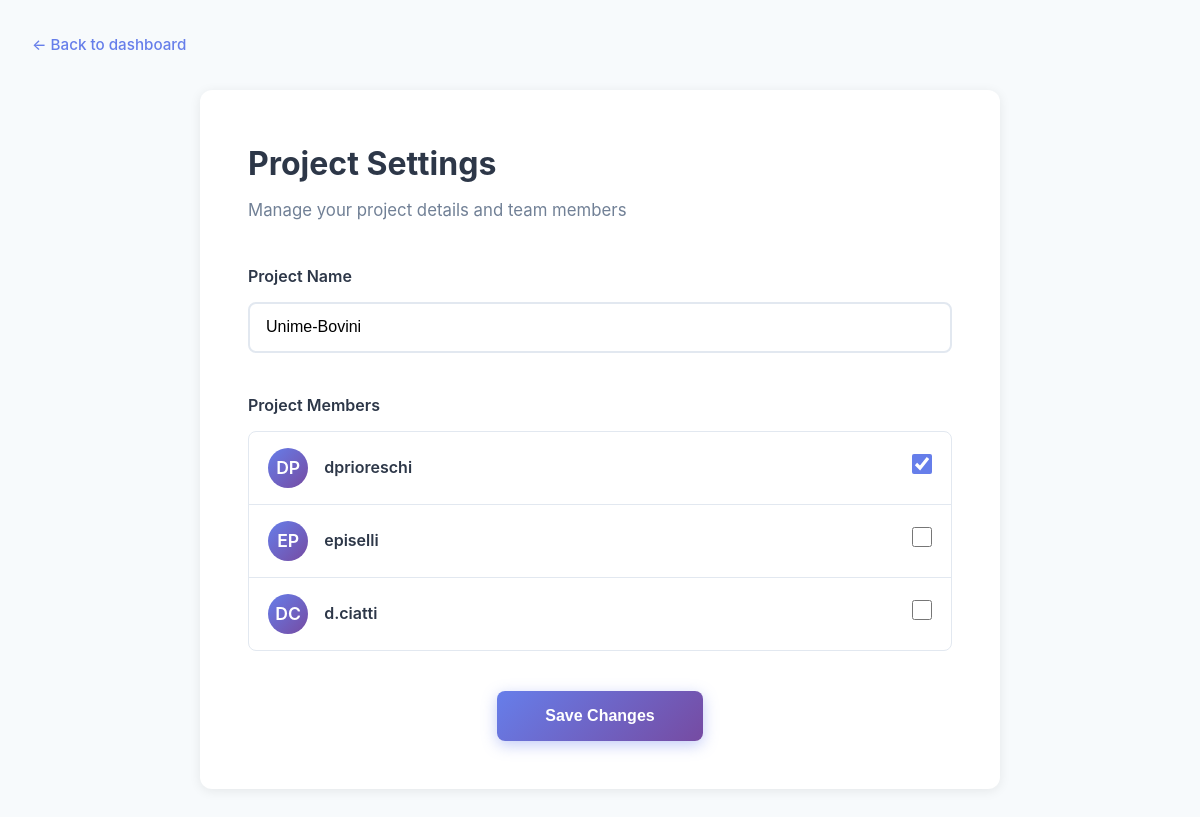
The page /modifica_progetto/3 (signed in) on the database its author committed.
### tables this page shows
CREATE TABLE progetti (
            id INTEGER PRIMARY KEY AUTOINCREMENT,
            nome TEXT NOT NULL,
            owner_id INTEGER NOT NULL,
            FOREIGN KEY (owner_id) REFERENCES utenti(id)
        );

CREATE TABLE utenti (
            id INTEGER PRIMARY KEY AUTOINCREMENT,
            nome TEXT NOT NULL,
            email TEXT UNIQUE NOT NULL,
            password_hash TEXT NOT NULL,
            ruolo TEXT NOT NULL
        );

### app/main.py (the view)
@app.get("/modifica_progetto/{progetto_id}", response_class=HTMLResponse)
async def modifica_progetto_get(request: Request, progetto_id: int, user_id: str = Cookie(default=None)):
    if not user_id:
        return RedirectResponse("/login", status_code=302)
    db_path = get_db_path()
    conn = sqlite3.connect(db_path)
    c = conn.cursor()
    c.execute("""
        SELECT 1 FROM progetti p
        LEFT JOIN progetti_utenti pu ON p.id = pu.progetto_id
        WHERE p.id = ? AND (p.owner_id = ? OR pu.utente_id = ?)
    """, (progetto_id, user_id, user_id))
    if not c.fetchone():
        conn.close()
        return RedirectResponse("/", status_code=302)
    c.execute("SELECT nome FROM progetti WHERE id = ?", (progetto_id,))
    progetto = c.fetchone()
    c.execute("SELECT id, nome FROM utenti")
    tutti_utenti = [{"id": r[0], "nome": r[1]} for r in c.fetchall()]
    c.execute("SELECT utente_id FROM progetti_utenti WHERE progetto_id = ?", (progetto_id,))
    membri_attuali = [r[0] for r in c.fetchall()]
    conn.close()
    if not progetto:
        return RedirectResponse("/", status_code=302)
    return templates.TemplateResponse("modifica_progetto.html", {
        "request": request,
        "progetto_id": progetto_id,
        "nome": progetto[0],
        "tutti_utenti": tutti_utenti,
        "membri_attuali": membri_attuali
    })

### frontend/templates/modifica_progetto.html (shortened to what this page needs)
<!DOCTYPE html>
<html lang="it">
<head>
    <link rel="stylesheet" href="/static/style.css">
</head>
<body>
    <div class="edit-project-container">
        <nav class="back-nav">
            <a href="/" class="back-link">← Back to dashboard</a>
        </nav>
        <div class="edit-project-card">
            <h1 class="project-settings-title">Project Settings</h1>
            <div class="project-settings-subtitle">
                Manage your project details and team members
            </div>
            <form method="post" action="/modifica_progetto/{{ progetto_id }}">
                <section class="project-name-section">
                    <label for="nome" class="section-label">Project Name</label>
                    <input type="text" id="nome" name="nome" value="{{ nome }}" required class="project-name-input">
                </section>
                <section class="project-members-section">
                    <h3 class="section-label">Project Members</h3>
                    <div class="members-list">
                        {% for utente in tutti_utenti %}
                        <div class="member-item">
                            <div class="member-avatar">
                                <span class="member-avatar-text">
                                    {{ (utente.nome|replace('.', '')|replace(' ', ''))[:2]|upper }}
                                </span>
                            </div>
                            <div class="member-info">
                                <div class="member-name">{{ utente.nome }}</div>
                            </div>
                            <div class="member-actions">
                                <input type="checkbox" name="membri" value="{{ utente.id }}"
                                    {% if utente.id in membri_attuali %}checked{% endif %}
                                    class="member-checkbox">
                            </div>
                        </div>
                        {% endfor %}
                    </div>
                </section>
                <div class="save-section">
                    <button type="submit" class="save-changes-btn">Save Changes</button>
                </div>
            </form>
        </div>
    </div>
</body>
</html>

### frontend/static/style.css (style rules this page uses)
* { margin: 0; padding: 0; box-sizing: border-box; }
body { font-family: 'Inter', -apple-system, BlinkMacSystemFont, 'Segoe UI', Roboto, Oxygen, Ubuntu, Cantarell, sans-serif; background: linear-gradient(135deg, #667eea 0%, #764ba2 100%); min-height: 100vh; color: #2d3748; line-height: 1.6; }
a { color: #25b7ff; text-decoration: none; transition: color 0.3s ease; }
.back-nav { max-width: 1400px; margin: 0 auto 2rem; }
.back-nav a { color: #667eea; font-weight: 500; font-size: 0.95rem; display: inline-flex; align-items: center; transition: color 0.3s ease; }
.edit-project-container { min-height: 100vh; background: #f7fafc; padding: 2rem; }
.edit-project-card { max-width: 800px; margin: 0 auto; background: white; padding: 3rem; border-radius: 12px; box-shadow: 0 2px 12px rgba(0, 0, 0, 0.08); }
.project-settings-title { font-size: 2rem; color: #2d3748; font-weight: 700; margin-bottom: 0.5rem; }
.project-settings-subtitle { color: #718096; margin-bottom: 2.5rem; font-size: 1.05rem; }
.project-name-section { margin-bottom: 2.5rem; }
.section-label { display: block; margin-bottom: 0.8rem; color: #2d3748; font-weight: 600; font-size: 1rem; }
.project-name-input { width: 100%; padding: 0.9rem 1rem; border: 2px solid #e2e8f0; border-radius: 8px; font-size: 1rem; transition: border-color 0.3s ease; }
.project-members-section { margin-bottom: 2.5rem; }
.members-list { border: 1px solid #e2e8f0; border-radius: 8px; overflow: hidden; }
.member-item { display: flex; align-items: center; padding: 1rem 1.2rem; border-bottom: 1px solid #e2e8f0; transition: background 0.2s ease; }
.member-item:last-child { border-bottom: none; }
.member-avatar { width: 40px; height: 40px; background: linear-gradient(135deg, #667eea 0%, #764ba2 100%); border-radius: 50%; display: flex; align-items: center; justify-content: center; margin-right: 1rem; }
.member-avatar-text { color: white; font-weight: 600; font-size: 1.1rem; }
.member-info { flex: 1; }
.member-name { color: #2d3748; font-weight: 600; }
.member-checkbox { width: 20px; height: 20px; cursor: pointer; accent-color: #667eea; }
.save-section { text-align: center; }
.save-changes-btn { padding: 1rem 3rem; background: linear-gradient(135deg, #667eea 0%, #764ba2 100%); color: white; border: none; border-radius: 8px; font-size: 1rem; font-weight: 600; cursor: pointer; transition: all 0.3s ease; box-shadow: 0 4px 15px rgba(102, 126, 234, 0.4); }

### rows shown on the page
progetti: nome "Unime-Bovini"
utenti: nome "DP", nome "dprioreschi", membri "☑"
utenti: nome "EP", nome "episelli"
utenti: nome "DC", nome "d.ciatti"
